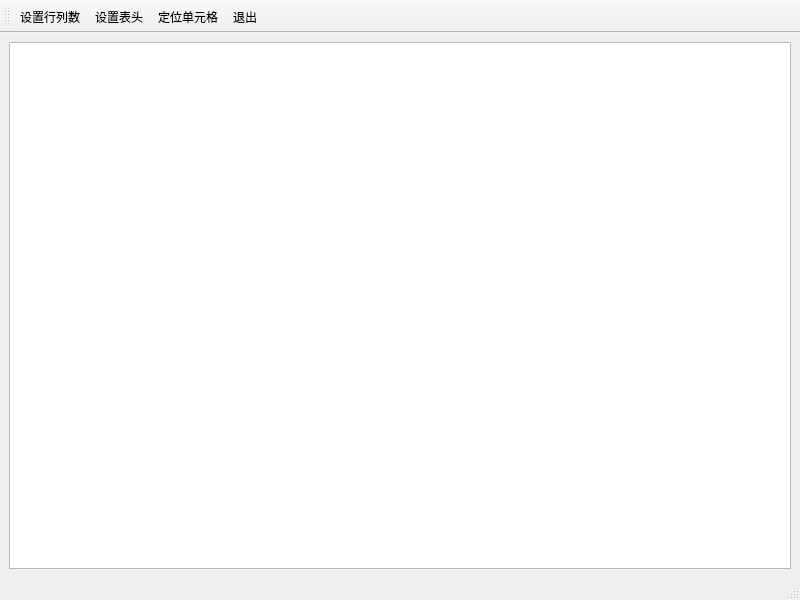
<?xml version="1.0" encoding="UTF-8"?>
<ui version="4.0">
 <class>MainWindow</class>
 <widget class="QMainWindow" name="MainWindow">
  <property name="geometry">
   <rect>
    <x>0</x>
    <y>0</y>
    <width>800</width>
    <height>600</height>
   </rect>
  </property>
  <property name="windowTitle">
   <string>MainWindow</string>
  </property>
  <widget class="QWidget" name="centralwidget">
   <layout class="QHBoxLayout" name="horizontalLayout">
    <item>
     <widget class="QTableView" name="tableView"/>
    </item>
   </layout>
  </widget>
  <widget class="QStatusBar" name="statusbar"/>
  <widget class="QToolBar" name="toolBar">
   <property name="windowTitle">
    <string>toolBar</string>
   </property>
   <attribute name="toolBarArea">
    <enum>TopToolBarArea</enum>
   </attribute>
   <attribute name="toolBarBreak">
    <bool>false</bool>
   </attribute>
   <addaction name="act_set_list_rows_cols"/>
   <addaction name="actionact_set_list_header"/>
   <addaction name="act_locate_list_cell"/>
   <addaction name="act_exit"/>
  </widget>
  <action name="act_set_list_rows_cols">
   <property name="text">
    <string>设置行列数</string>
   </property>
   <property name="menuRole">
    <enum>QAction::NoRole</enum>
   </property>
  </action>
  <action name="actionact_set_list_header">
   <property name="text">
    <string>设置表头</string>
   </property>
   <property name="menuRole">
    <enum>QAction::NoRole</enum>
   </property>
  </action>
  <action name="act_locate_list_cell">
   <property name="text">
    <string>定位单元格</string>
   </property>
   <property name="menuRole">
    <enum>QAction::NoRole</enum>
   </property>
  </action>
  <action name="act_exit">
   <property name="text">
    <string>退出</string>
   </property>
   <property name="menuRole">
    <enum>QAction::NoRole</enum>
   </property>
  </action>
 </widget>
 <resources/>
 <connections>
  <connection>
   <sender>act_exit</sender>
   <signal>triggered()</signal>
   <receiver>MainWindow</receiver>
   <slot>close()</slot>
   <hints>
    <hint type="sourcelabel">
     <x>-1</x>
     <y>-1</y>
    </hint>
    <hint type="destinationlabel">
     <x>399</x>
     <y>299</y>
    </hint>
   </hints>
  </connection>
 </connections>
</ui>
